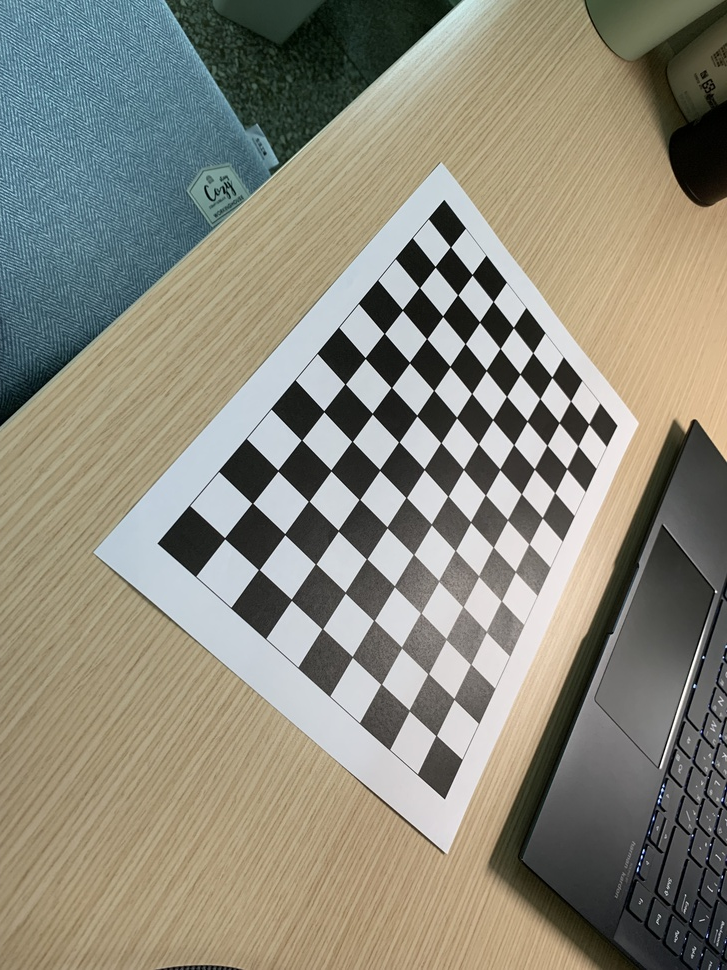
#> input picture 相機校正/相機校正_畹茜/Calibration1/IMG-9944.jpg, 727 x 970 px, shrunk from 3024 x 4032 before the run; its folder holds only this picture in this run
$ jupyter execute --allow-errors Calibration.ipynb
#> lines starting #> are read from the running program, lines starting #| are printed output that depends on the picture; after the words box and inside, x2 and y2 are one past the last pixel; in counts of white or black regions, pixels touching at a corner belong together; long printed decimals are rounded
[cell 1]
import numpy as np
import cv2 as cv
import glob

checkboard = (12, 8)
# termination criteria
criteria = (cv.TERM_CRITERIA_EPS + cv.TERM_CRITERIA_MAX_ITER, 30, 0.001)

# prepare object points, like (0,0,0), (1,0,0), (2,0,0) ....,(6,5,0)
objp = np.zeros((checkboard[0]*checkboard[1],3), np.float32)
objp[:,:2] = np.mgrid[0:checkboard[0],0:checkboard[1]].T.reshape(-1,2)

# Arrays to store object points and image points from all the images.
objpoints = [] # 3d point in real world space
imgpoints = [] # 2d points in image plane.

images = glob.glob('*.jpg')

for fname in images:
    img = cv.imread(fname)
#> img is the input picture: shape (970, 727, 3); mean B, G, R 123.4, 136.9, 139.4
    gray = cv.cvtColor(img, cv.COLOR_BGR2GRAY)
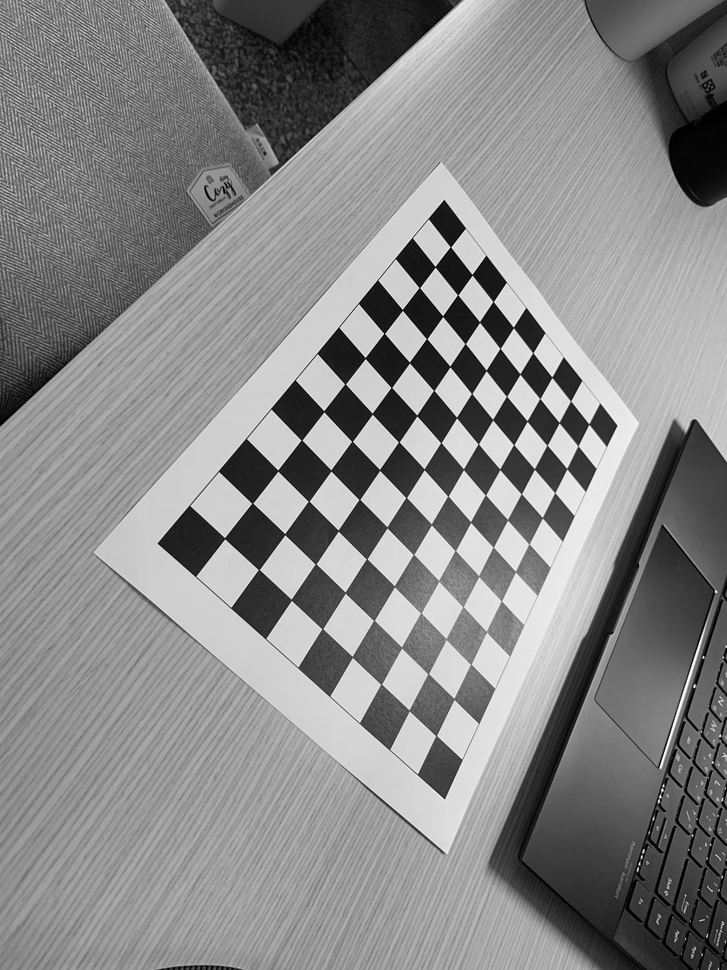
#> gray: shape (970, 727); min 0, max 255, mean 136.1

    # Find the chess board corners
    ret, corners = cv.findChessboardCorners(gray, checkboard, None)
#> ret = True; corners = 96 rows, first 8: [224.6, 538.3], [252.3, 503.2], [277.8, 470.5], [301.5, 440.1], [323.8, 411.3], [345.1, 384], [365.3, 358.2], [384.3, 333.4]

    # If found, add object points, image points (after refining them)
    if ret == True:
        objpoints.append(objp)

        corners2 = cv.cornerSubPix(gray,corners, (11,11), (-1,-1), criteria)
#> corners2 = 96 rows, first 8: [224.6, 538.3], [252.3, 503.2], [277.8, 470.6], [301.5, 440.1], [323.8, 411.3], [345.1, 384], [365.2, 358.1], [384.2, 333.4]
        imgpoints.append(corners2)

    # Draw and display the corners
    cv.drawChessboardCorners(img, checkboard, corners2, ret)
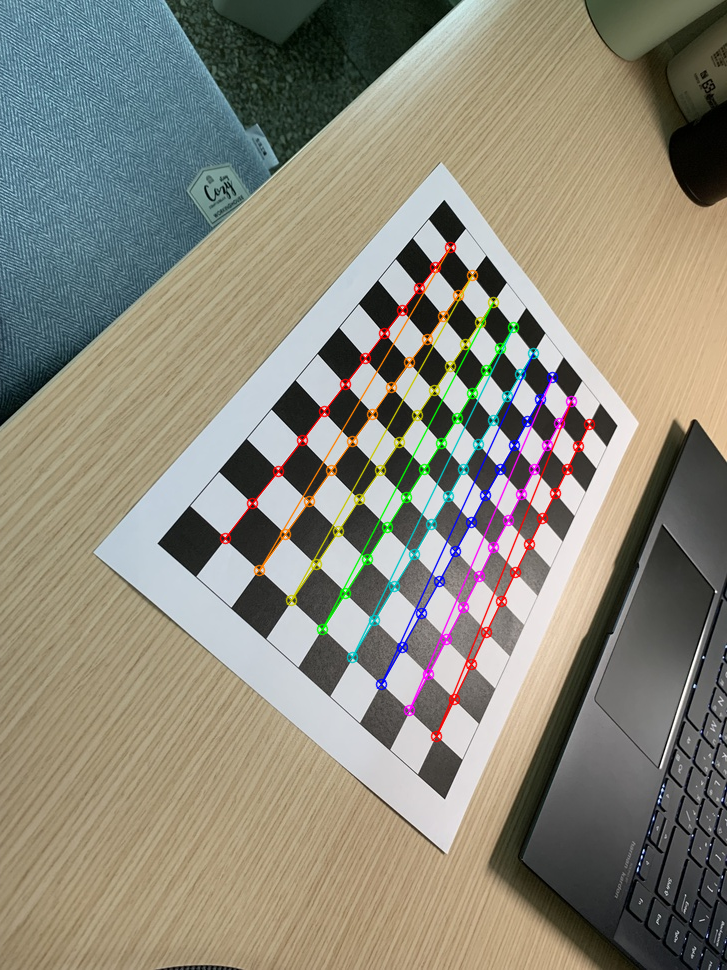
#> img: shape (970, 727, 3); 3.09% of pixels changed, all inside (x1, y1, x2, y2) = (219, 241, 596, 743)
    cv.imshow('img', img)
    cv.waitKey(500)

cv.destroyAllWindows()

[cell 2]
ret, mtx, dist, rvecs, tvecs = cv.calibrateCamera(objpoints, imgpoints, gray.shape[::-1], None, None)
#> ret = 0.354; mtx = [[742.2, 0, 370.6], [0, 749.5, 491.9], [0, 0, 1]]; dist = [[-0.12, 5.21, 0.00524, -0.0106, -30.82]]; rvecs = ([0.0938, -0.665, -0.835],); tvecs = ([-3.02, 0.952, 15.47],)

[cell 3]
print("Camera matrix: ")
print(mtx)
#| [[742.194    0.         370.564]
#|  [  0.         749.524 491.885]
#|  [  0.           0.           1.        ]]

print("\nDistortion coefficient: ")
print(dist)
#| [[-1.19517405e-01  5.21150014e+00  5.23975327e-03 -1.05992945e-02
#|   -3.08159690e+01]]

print("\nRotation Vectors: ")
print(rvecs)
#| (array([[ 0.09378],
#|        [-0.6655],
#|        [-0.8345]]),)

print("\nTranslation Vectors: ")
print(tvecs)
#| (array([[-3.019],
#|        [ 0.952],
#|        [15.474]]),)

$ run again, on 相機校正/相機校正_畹茜/Calibration1/IMG-9948.jpg
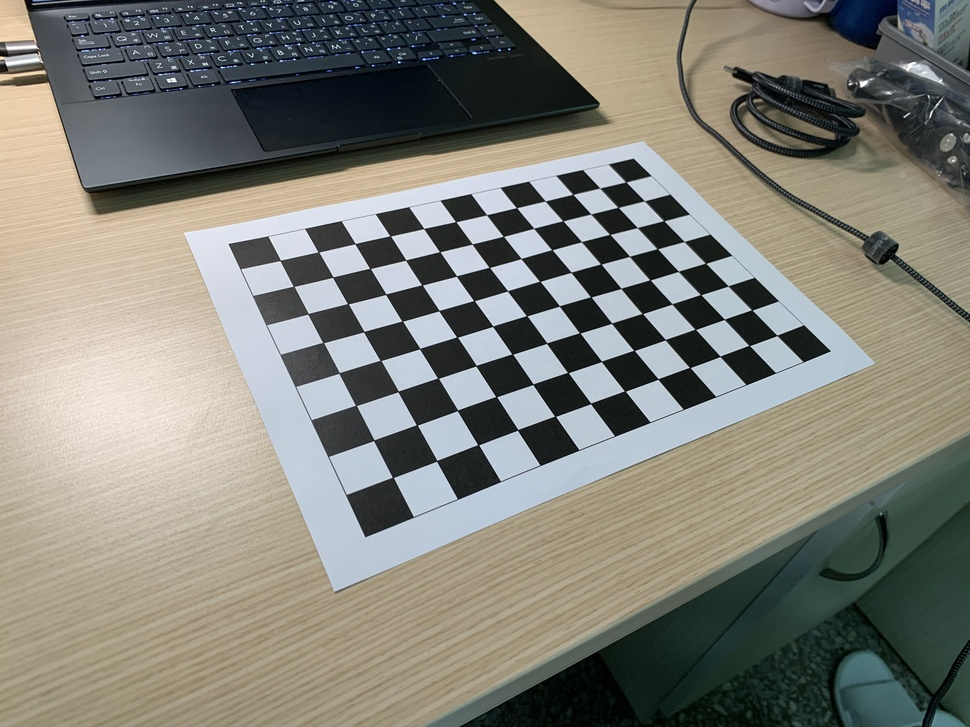
#> input picture 相機校正/相機校正_畹茜/Calibration1/IMG-9948.jpg, 970 x 727 px, shrunk from 4032 x 3024 before the run
#> img is the input picture: shape (727, 970, 3); mean B, G, R 120.3, 129.3, 129.9
#> `gray = cv.cvtColor(img, cv.COLOR_BGR2GRAY)`:
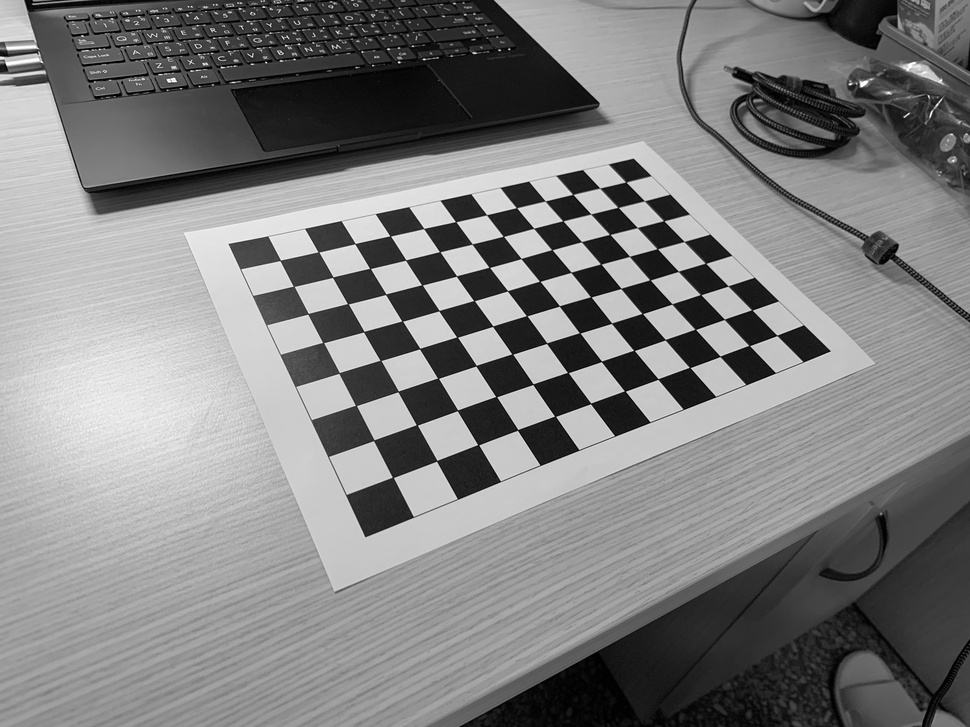
#> gray: shape (727, 970); min 0, max 255, mean 128.5
#> `ret, corners = cv.findChessboardCorners(gray, checkboard, None)`: ret = True; corners = 96 rows, first 8: [280.1, 260.3], [318.6, 252], [355.2, 243.6], [390.4, 236], [423.8, 228.5], [455.6, 221.6], [486.6, 214.8], [516.4, 207.6]
#> corners2 = 96 rows, first 8: [280.3, 260.4], [318.4, 251.9], [355.1, 243.6], [390.2, 235.9], [423.8, 228.5], [455.7, 221.7], [486.6, 214.8], [516.4, 207.7]
#> `cv.drawChessboardCorners(img, checkboard, corners2, ret)`:
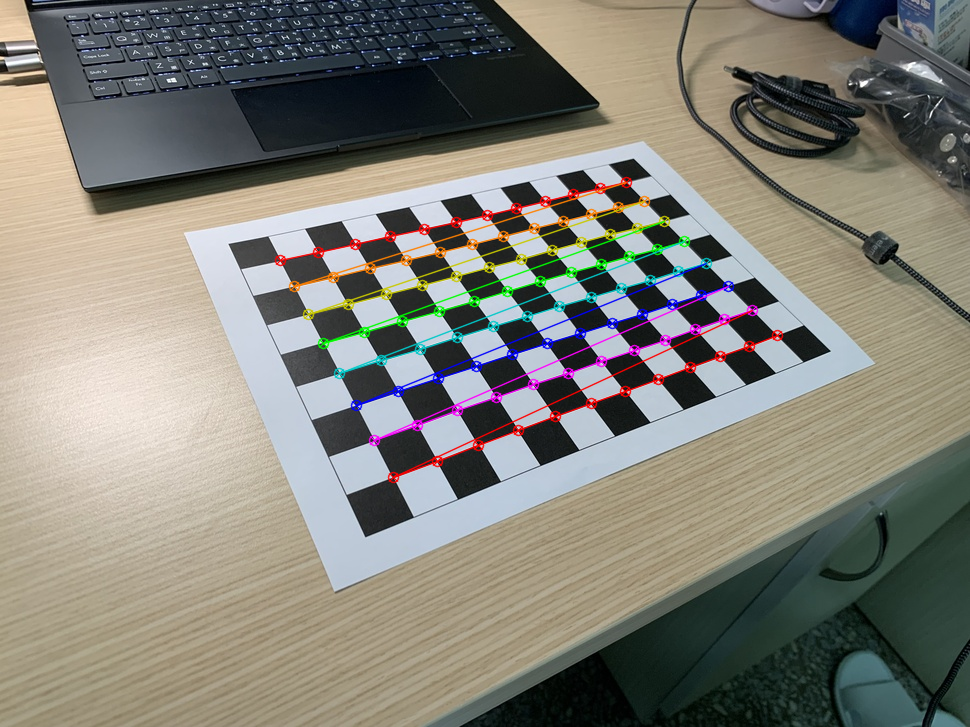
#> img: shape (727, 970, 3); 3.26% of pixels changed, all inside (x1, y1, x2, y2) = (274, 176, 784, 484)
#> `ret, mtx, dist, rvecs, tvecs = cv.calibrateCamera(objpoints, imgpoints..`: ret = 0.413; mtx = [[766.6, 0, 481.9], [0, 731.9, 322.9], [0, 0, 1]]; dist = [[0.357, -2.93, 0.00714, -0.00595, 9.55]]; rvecs = ([-0.669, -0.312, -0.417],); tvecs = ([-5.09, -1.65, 19.67],)
#| [[766.584   0.         481.906]
#|  [  0.         731.872 322.923 ]
#|  [  0.           0.           1.        ]]
#| [[ 3.56906602e-01 -2.93370628e+00  7.14106588e-03 -5.95384163e-03
#|    9.54830682e+00]]
#| (array([[-0.6689],
#|        [-0.3121],
#|        [-0.417]]),)
#| (array([[-5.093],
#|        [-1.649 ],
#|        [19.672]]),)

$ run again, on 相機校正/相機校正_畹茜/Calibration1/IMG-9949.jpg
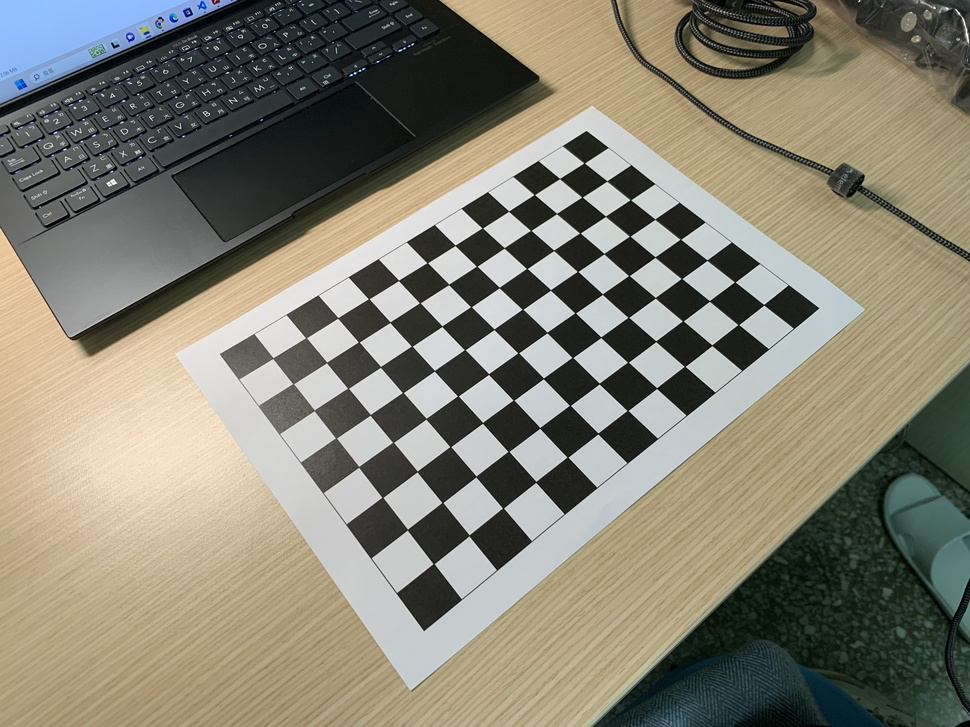
#> input picture 相機校正/相機校正_畹茜/Calibration1/IMG-9949.jpg, 970 x 727 px, shrunk from 4032 x 3024 before the run
#> img is the input picture: shape (727, 970, 3); mean B, G, R 115.5, 130, 133.5
#> `gray = cv.cvtColor(img, cv.COLOR_BGR2GRAY)`:
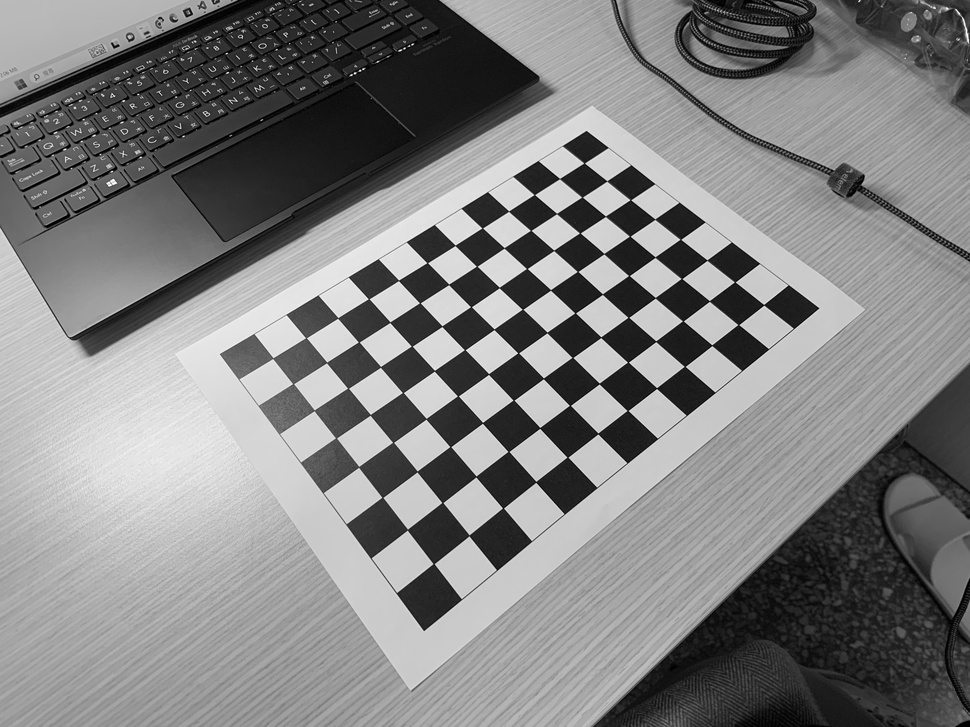
#> gray: shape (727, 970); min 0, max 255, mean 129.4
#> `ret, corners = cv.findChessboardCorners(gray, checkboard, None)`: ret = True; corners = 96 rows, first 8: [272.8, 358.2], [305.8, 337.7], [337.7, 317.9], [368.6, 298.7], [398.5, 280.4], [427.2, 262.7], [455.1, 245.4], [482.3, 228]
#> corners2 = 96 rows, first 8: [272.9, 358.2], [306, 337.8], [337.8, 317.9], [368.7, 298.8], [398.5, 280.4], [427.2, 262.7], [455.1, 245.4], [482.3, 227.9]
#> `cv.drawChessboardCorners(img, checkboard, corners2, ret)`:
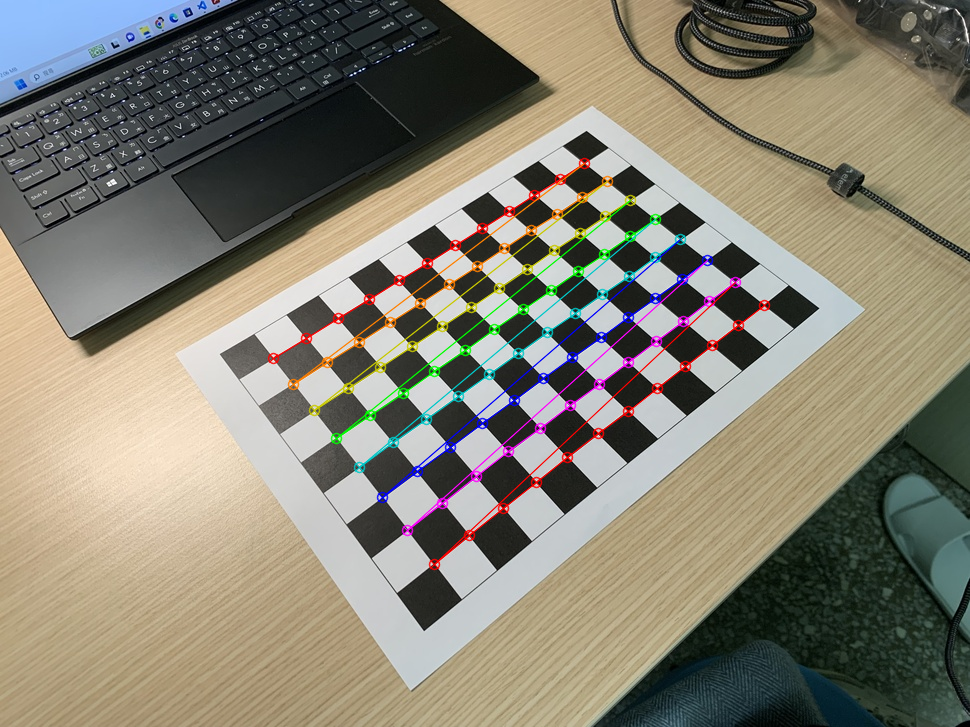
#> img: shape (727, 970, 3); 3.05% of pixels changed, all inside (x1, y1, x2, y2) = (267, 157, 771, 571)
#> `ret, mtx, dist, rvecs, tvecs = cv.calibrateCamera(objpoints, imgpoints..`: ret = 0.323; mtx = [[833.4, 0, 476.2], [0, 858.4, 358.2], [0, 0, 1]]; dist = [[0.43, -3.98, 0.0098, -0.0047, 14.39]]; rvecs = ([-0.595, -0.169, -0.662],); tvecs = ([-5.3, 0.00154, 22.1],)
#| [[833.386    0.         476.217]
#|  [  0.         858.444   358.153]
#|  [  0.           0.           1.        ]]
#| [[ 4.29933084e-01 -3.97593675e+00  9.79985359e-03 -4.69803866e-03
#|    1.43900047e+01]]
#| (array([[-0.595],
#|        [-0.1687],
#|        [-0.6621]]),)
#| (array([[-5.29802330e+00],
#|        [ 1.53716031e-03],
#|        [ 2.20990908e+01]]),)

$ run again, on 相機校正/相機校正_畹茜/Calibration1/IMG-9950.jpg
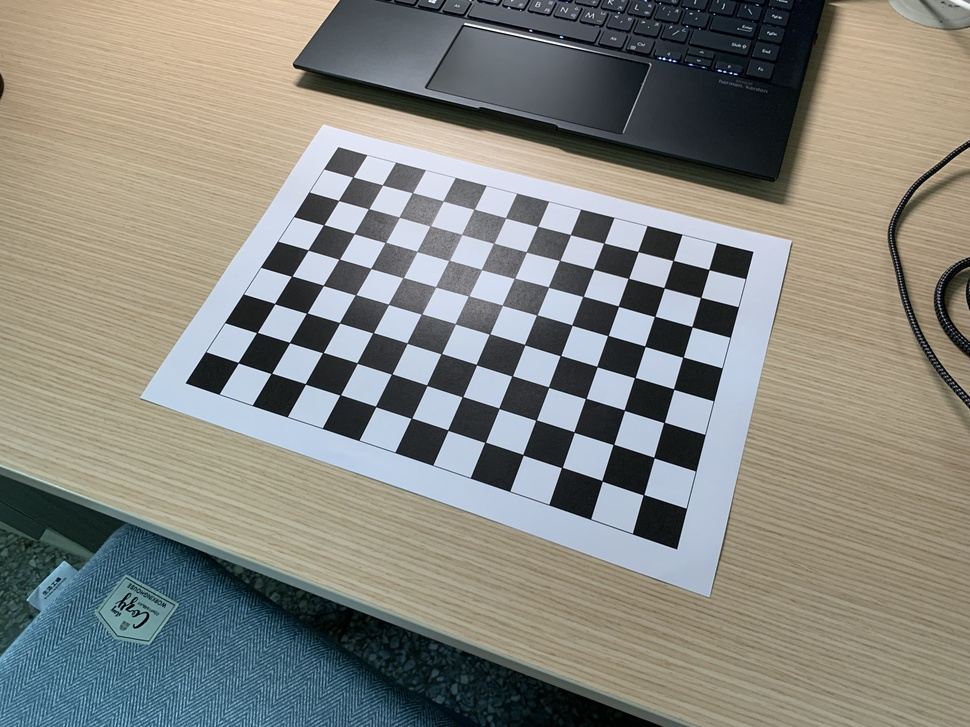
#> input picture 相機校正/相機校正_畹茜/Calibration1/IMG-9950.jpg, 970 x 727 px, shrunk from 4032 x 3024 before the run
#> img is the input picture: shape (727, 970, 3); mean B, G, R 127.8, 134.6, 134.5
#> `gray = cv.cvtColor(img, cv.COLOR_BGR2GRAY)`:
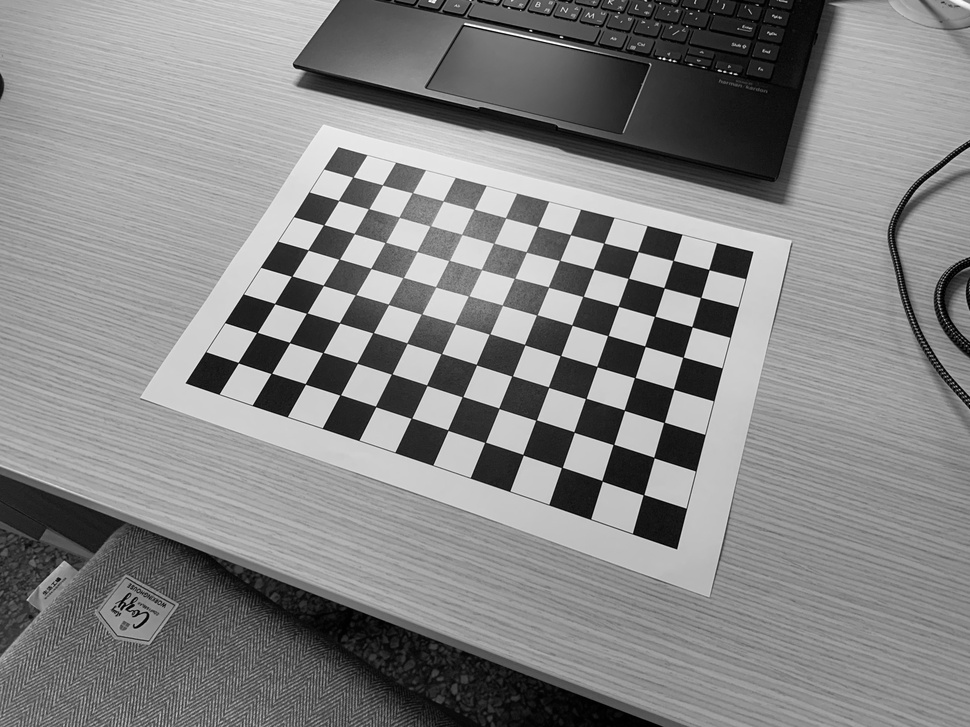
#> gray: shape (727, 970); min 0, max 255, mean 133.8
#> `ret, corners = cv.findChessboardCorners(gray, checkboard, None)`: ret = True; corners = 96 rows, first 8: [352.8, 177.1], [382.4, 184.9], [412.4, 192.7], [443.1, 200.9], [474, 209.3], [505.5, 217.8], [537.6, 226.4], [570.4, 234.6]
#> corners2 = 96 rows, first 8: [352.9, 177], [382.4, 185], [412.5, 192.6], [443, 200.8], [474.1, 209.3], [505.5, 217.8], [537.6, 226.4], [570.4, 234.6]
#> `cv.drawChessboardCorners(img, checkboard, corners2, ret)`:
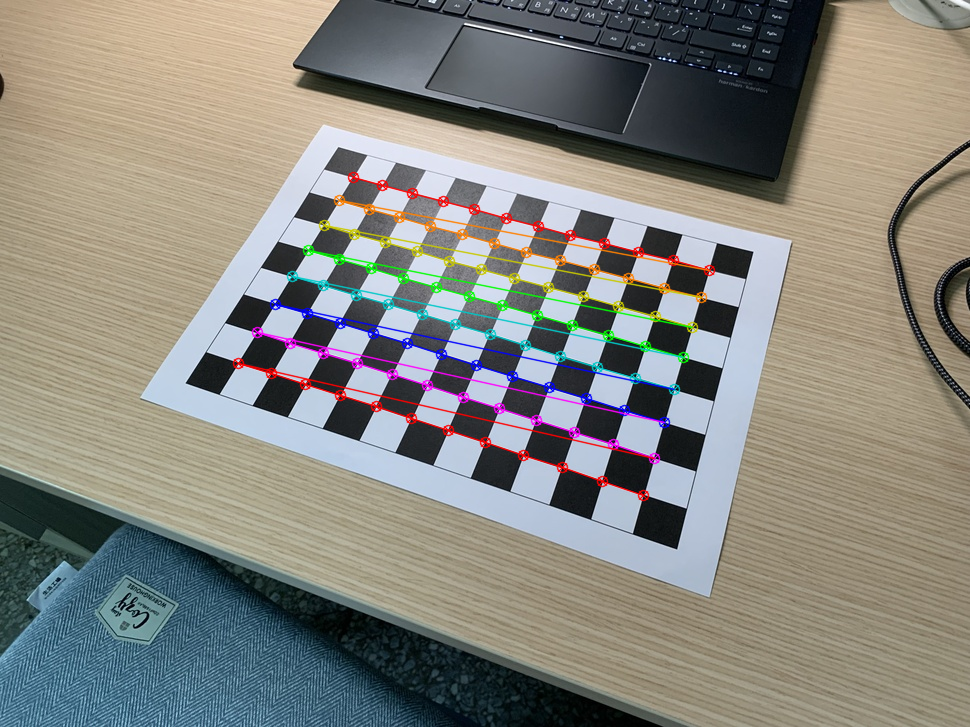
#> img: shape (727, 970, 3); 3.44% of pixels changed, all inside (x1, y1, x2, y2) = (232, 171, 716, 502)
#> `ret, mtx, dist, rvecs, tvecs = cv.calibrateCamera(objpoints, imgpoints..`: ret = 0.319; mtx = [[722.9, 0, 494.1], [0, 713.2, 373], [0, 0, 1]]; dist = [[-0.179, 5.49, 0.00848, 0.000488, -29.22]]; rvecs = ([-0.481, 0.123, 0.34],); tvecs = ([-4.35, -6.13, 22.32],)
#| [[722.890   0.         494.120]
#|  [  0.         713.182 373.032]
#|  [  0.           0.           1.        ]]
#| [[-1.78999071e-01  5.48893466e+00  8.47606912e-03  4.88286963e-04
#|   -2.92190593e+01]]
#| (array([[-0.4815],
#|        [ 0.1234],
#|        [ 0.3399]]),)
#| (array([[-4.346],
#|        [-6.125],
#|        [22.315]]),)
